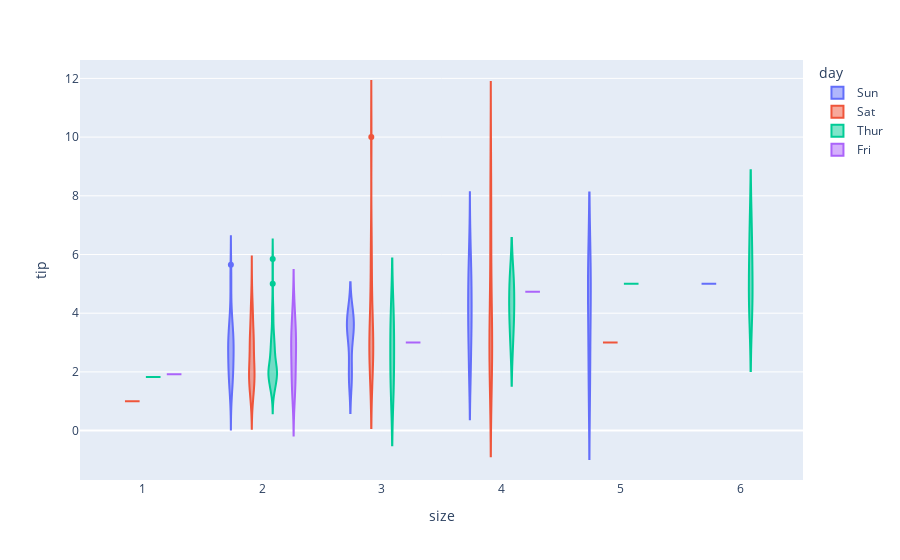

The cell this chart's notebook holds for it:
### Code cell
#Violen Plot
fig= px.violin(df,x='size',y='tip',color= 'day')
fig.show()

### Figure 1 — Plotly figure (JSON) as saved in the notebook; plotly's stock layout.template omitted (floating-point values rounded to 4 significant figures)
{"data": [{"alignmentgroup": "True", "box": {"visible": false}, "hovertemplate": "day=Sun<br>size=%{x}<br>tip=%{y}<extra></extra>", "legendgroup": "Sun", "marker": {"color": "#636efa"}, "name": "Sun", "offsetgroup": "Sun", "orientation": "v", "scalegroup": "True", "showlegend": true, "type": "violin", "x": [2, 3, 3, 2, 4, 4, 2, 4, 2, 2, 2, 4, 2, 4, 2, 2, 3, 3, 3, 2, 2, 2, 4, 2, 2, 4, 3, 2, 2, 2, 4, 2, 4, 2, 3, 2, 3, 2, 4, 2, 2, 3, 4, 4, 5, 6, 4, 2, 4, 4, 2, 3, 2, 2, 3, 2, 4, 2, 2, 2, 2, 2, 2, 2, 2, 4, 2, 3, 4, 2, 5, 3, 5, 3, 3, 2], "x0": " ", "xaxis": "x", "y": [1.01, 1.66, 3.5, 3.31, 3.61, 4.71, 2, 3.12, 1.96, 3.23, 1.71, 5, 1.57, 3, 3.02, 3.92, 1.67, 3.71, 3.5, 2.54, 3.06, 1.32, 5.6, 3, 5, 6, 2.05, 3, 2.5, 2.6, 5.2, 1.56, 4.34, 3.51, 4, 2.55, 4, 3.5, 5.07, 2.5, 2, 2.74, 2, 2, 5.14, 5, 3.75, 2.61, 2, 3.5, 2.5, 2, 2, 3, 3.48, 2.24, 4.5, 5.15, 3.18, 4, 3.11, 2, 2, 4, 3.55, 3.68, 5.65, 3.5, 6.5, 3, 5, 3.5, 2, 3.5, 4, 1.5], "y0": " ", "yaxis": "y"}, {"alignmentgroup": "True", "box": {"visible": false}, "hovertemplate": "day=Sat<br>size=%{x}<br>tip=%{y}<extra></extra>", "legendgroup": "Sat", "marker": {"color": "#EF553B"}, "name": "Sat", "offsetgroup": "Sat", "orientation": "v", "scalegroup": "True", "showlegend": true, "type": "violin", "x": [3, 2, 2, 2, 4, 2, 4, 2, 2, 2, 2, 2, 4, 2, 4, 2, 3, 3, 3, 3, 3, 3, 4, 2, 2, 4, 2, 2, 2, 4, 3, 3, 2, 1, 2, 2, 2, 3, 2, 2, 2, 2, 2, 3, 2, 2, 2, 2, 2, 2, 2, 2, 1, 2, 2, 3, 2, 3, 4, 2, 2, 3, 4, 4, 2, 3, 2, 5, 2, 2, 4, 4, 2, 2, 4, 3, 2, 2, 2, 2, 2, 2, 3, 3, 2, 2, 2], "x0": " ", "xaxis": "x", "y": [3.35, 4.08, 2.75, 2.23, 7.58, 3.18, 2.34, 2, 2, 4.3, 3, 1.45, 2.5, 3, 2.45, 3.27, 3.6, 2, 3.07, 2.31, 5, 2.24, 3, 1.5, 1.76, 6.73, 3.21, 2, 1.98, 3.76, 2.64, 3.15, 2.47, 1, 2.01, 2.09, 1.97, 3, 3.14, 5, 2.2, 1.25, 3.08, 2.5, 3.48, 4.08, 1.64, 4.06, 4.29, 3.76, 4, 3, 1, 1.61, 2, 10, 3.16, 3.41, 3, 2.03, 2.23, 2, 5.16, 9, 2.5, 6.5, 1.1, 3, 1.5, 1.44, 3.09, 3, 2.72, 2.88, 2, 3, 3.39, 1.47, 3, 1.25, 1, 1.17, 4.67, 5.92, 2, 2, 1.75], "y0": " ", "yaxis": "y"}, {"alignmentgroup": "True", "box": {"visible": false}, "hovertemplate": "day=Thur<br>size=%{x}<br>tip=%{y}<extra></extra>", "legendgroup": "Thur", "marker": {"color": "#00cc96"}, "name": "Thur", "offsetgroup": "Thur", "orientation": "v", "scalegroup": "True", "showlegend": true, "type": "violin", "x": [4, 2, 2, 2, 2, 1, 2, 2, 4, 2, 2, 2, 2, 2, 2, 4, 2, 2, 2, 2, 2, 6, 2, 2, 2, 3, 2, 2, 2, 2, 2, 2, 2, 2, 2, 2, 2, 6, 5, 6, 2, 2, 3, 2, 2, 2, 2, 2, 2, 2, 2, 2, 4, 2, 2, 3, 2, 2, 2, 4, 3, 2], "x0": " ", "xaxis": "x", "y": [4, 3, 2.71, 3, 3.4, 1.83, 5, 2.03, 5.17, 2, 4, 5.85, 3, 1.5, 1.8, 2.92, 2.31, 1.68, 2.5, 2, 2.52, 4.2, 1.48, 2, 2, 2.18, 1.5, 2.83, 1.5, 2, 3.25, 1.25, 2, 2, 2, 2.75, 3.5, 6.7, 5, 5, 2.3, 1.5, 1.36, 1.63, 1.73, 2, 4.19, 2.56, 2.02, 4, 1.44, 2, 5, 2, 2, 4, 2.01, 2, 2.5, 4, 3.23, 3], "y0": " ", "yaxis": "y"}, {"alignmentgroup": "True", "box": {"visible": false}, "hovertemplate": "day=Fri<br>size=%{x}<br>tip=%{y}<extra></extra>", "legendgroup": "Fri", "marker": {"color": "#ab63fa"}, "name": "Fri", "offsetgroup": "Fri", "orientation": "v", "scalegroup": "True", "showlegend": true, "type": "violin", "x": [2, 2, 2, 2, 2, 4, 2, 2, 2, 2, 2, 2, 2, 2, 1, 3, 2, 2, 2], "x0": " ", "xaxis": "x", "y": [3, 3.5, 1, 4.3, 3.25, 4.73, 4, 1.5, 3, 1.5, 2.5, 3, 2.2, 3.48, 1.92, 3, 1.58, 2.5, 2], "y0": " ", "yaxis": "y"}], "layout": {"autosize": true, "legend": {"title": {"text": "day"}, "tracegroupgap": 0}, "margin": {"t": 60}, "violinmode": "group", "xaxis": {"anchor": "y", "autorange": true, "domain": [0, 1], "range": [0.4803, 6.52], "title": {"text": "size"}, "type": "linear"}, "yaxis": {"anchor": "x", "autorange": true, "domain": [0, 1], "range": [-1.684, 12.63], "title": {"text": "tip"}, "type": "linear"}}}
